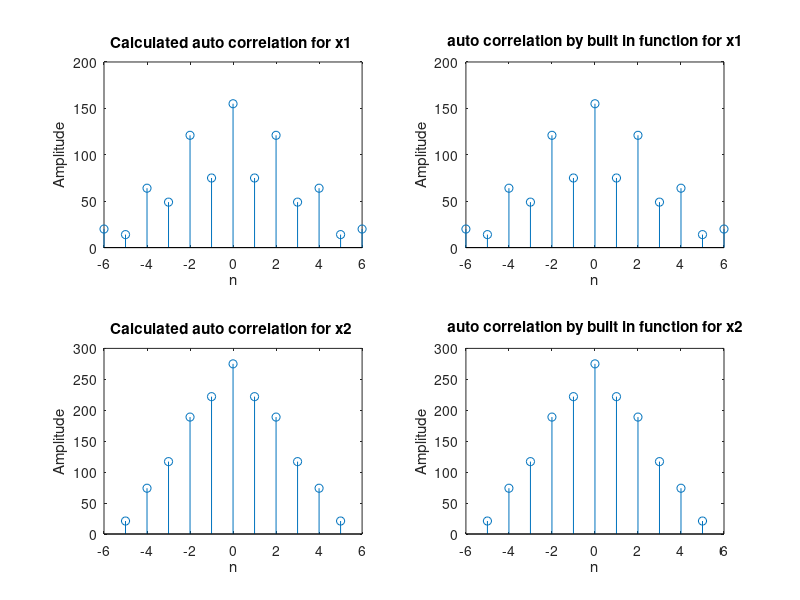

The MATLAB script that drew this image:
clear;
clc;
myx = [ 4 2 6 3 8 1 5 ] % x1 
myh = [ 3 8 6 9 6 7  ]   % x2 
myax = -1      % starting point of x1 
myah = -2      % starting point of x2 

% for auto correlation is same as cross correlation with both the signals same

% for x1
h = myx;
x = myx;
ah = myax;
ax = myax;

% rest of the code is same as for cross correlation

% padding zeros for adjusting origen of two signals at same index
if ax>ah
    x = [zeros(1,ax-ah) x];
elseif ax<ah 
    h = [zeros(1,ah-ax) h];
end

% defining the final cross correlation solution
Y = zeros(1,numel(x)+numel(h)-1);

% x axis variable of final solution
s = -numel(h)+1:numel(x)-1;

% padding zeros to x 
xa = [x , zeros(1,(numel(Y)-numel(x)))];
 

for i = 1:numel(Y) % caluclating for each element of Y
    
    Y(i) = 0; % initially assigned zero
   
    for j = 1:i    
        
        if (j-s(i))>0  % not considering non overlapping elements of shifted h  
            % h is shifted and multiplied to x element wise by the
            % corresponding shift and added to Y(i)
            Y(i) = Y(i)+xa(j)*h(j-s(i)); 
        end
        
    end
   
end

% plotting the calculated values
subplot(2,2,1)
stem(s,Y)
xlabel('n')
ylabel('Amplitude')
title('Calculated auto correlation for x1 ')

% by inbuilt function 'xcorr(x,h)' 

% xcorr() has different dimensions and shift as of Y 
% so corresponding shift 'r' is used adjust x axis vector 's'
if numel(x)==numel(h)
    r = 0;
else
    r = numel(x)-numel(h)
end

 v = [s(1)-r:s(1)+numel(xcorr(x,h))-r-1];
 u = xcorr(x,h);

subplot(2,2,2)
stem(v,u)
xlabel('n')
ylabel('Amplitude')
title('auto correlation by built in function for x1')


% for x2
x = myh;
ax = myah;
h = myh;
ah = myah;

% rest of the code is same as for cross correlation

% padding zeros for adjusting origen of two signals at same index
if ax>ah
    x = [zeros(1,ax-ah) x];
elseif ax<ah 
    h = [zeros(1,ah-ax) h];
end

% defining the final cross correlation solution
Y = zeros(1,numel(x)+numel(h)-1);

% x axis variable of final solution
s = -numel(h)+1:numel(x)-1;

% padding zeros to x 
xa = [x , zeros(1,(numel(Y)-numel(x)))];
 

for i = 1:numel(Y) % caluclating for each element of Y
    
    Y(i) = 0; % initially assigned zero
   
    for j = 1:i    
        
        if (j-s(i))>0  % not considering non overlapping elements of shifted h  
            % h is shifted and multiplied to x element wise by the
            % corresponding shift and added to Y(i)
            Y(i) = Y(i)+xa(j)*h(j-s(i)); 
        end
        
    end
   
end

% plotting the calculated values
subplot(2,2,3)
stem(s,Y)
xlabel('n')
ylabel('Amplitude')
title('Calculated auto correlation for x2 ')

% by inbuilt function 'xcorr(x,h)' 

% xcorr() has different dimensions and shift as of Y 
% so corresponding shift 'r' is used adjust x axis vector 's'
if numel(x)==numel(h)
    r = 0;
else
    r = numel(x)-numel(h)
end

 v = [s(1)-r:s(1)+numel(xcorr(x,h))-r-1];
 u = xcorr(x,h);

subplot(2,2,4)
stem(v,u)
xlabel('n')
ylabel('Amplitude')
title('auto correlation by built in function for x2')
